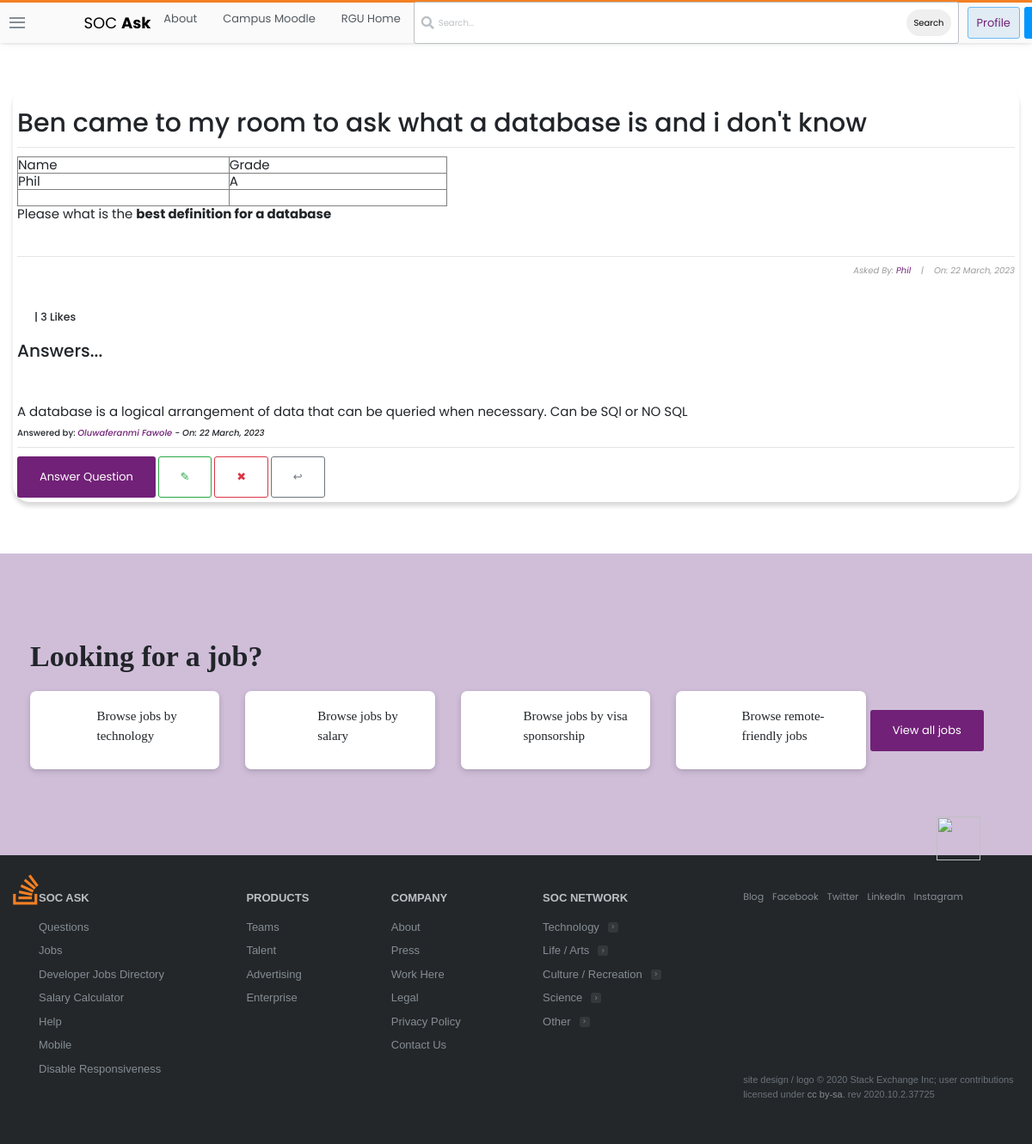
The page /questions/7/ (signed in) on the database its author committed.
### stackbase/models.py (models this page shows, shortened)
class Question(models.Model):
    user = models.ForeignKey(User, on_delete=models.CASCADE)
    title = models.CharField(max_length=10000)
    content = RichTextField()
    date_created = models.DateTimeField(default=timezone.now)
    likes = models.ManyToManyField(User, related_name='likes')
    def likes_count(self):
        return self.likes.count()

class Answer(models.Model):
    question = models.ForeignKey(
        Question, related_name="answer", on_delete=models.CASCADE)
    name = models.CharField(max_length=500)
    content = RichTextField()
    date_created = models.DateTimeField(default=timezone.now)

### stackbase/views.py (the view)
# urls.py: path('questions/<int:pk>/', views.QuestionDetailView.as_view(),
class QuestionDetailView(LoginRequiredMixin, DetailView):
    model = Question
    context_object_name = 'question'
    def get_context_data(self, *args, **kwargs):
        context = super(QuestionDetailView, self).get_context_data()
        name = get_object_or_404(Question, id=self.kwargs['pk'])
        likes_count = name.likes_count()
        liked = False
        if name.likes.filter(id=self.request.user.id).exists():
            liked = True
        context['likes_count'] = likes_count
        context['liked'] = liked
        return context

### stackbase/templates/stackbase/question_detail.html (shortened to what this page needs)
{% extends 'base.html' %}
{% block content %}
<!DOCTYPE html>
<html lang="en">
<head>
</head>
<body>
    <div class="container">
        <div class="list-question">
            <div class="questions">
                <div class="container" style="background-color: (201, 255, 255, 0.22); padding: 5px; box-shadow: rgba(0, 0, 0, 0.15) 0px 5px 5px 0px; border-radius: 20px;" >
                    <h3 id="fh3">{{question.title}}</h3>
                    <hr>
                    <h6 id="fh6">{{ question.content|safe }}</h6>
                    <hr>
                    <h6 id="fh6" style="font-size: 10px; font-style: italic; color: rgb(155, 155, 155); text-align: right;">Asked By: <a href="{% url 'profile' %}">{{ object.user|title }}</a>&nbsp;&nbsp;&nbsp; |&nbsp;&nbsp;&nbsp; On: {{ object.date_created|date:"j F, Y" }}</h6>
                    <br>
                        <form action="{% url 'stackbase:like_post' object.pk %}" method="POST">
                            {% if user.is_authenticated %}
                                {% if liked %}
                                    <div style="display: flex; align-items: center; margin-left: 10px;">
                                        <h5 style="margin-left: 10px; cursor: pointer;"> |  {{ likes_count }} Likes</h5>
                                    </div>
                                {% endif %}
                            {% else %}
                                <h5 style="margin-left: 10px; cursor: pointer;"><a href="{% url 'login' %}">Login</a> to Like Question |  {{ likes_count }} Likes</h5>
                            {% endif %}
                        </form>
                    <br>
                    <h2>Answers...</h2> <br><br><br>
                    {% if user.is_authenticated %}
                        {% if not question.answer.all %}
                            <h3>No Answers yet... <a href="{% url 'stackbase:question-answer' question.id %}">Answer Question</a> </h3>
                        {% else %}
                            {% for comment in question.answer.all %}
                                <h3 style="font-weight: normal; font-size: 15px;">{{comment.content|safe}}</h3>
                                <h3 style="font-size: 10px;">Answered by: <i><a href="">{{comment.name}}</a> - On: {{comment.date_created|date:"j F, Y"}}</i></h3>
                                <hr>
                            {% endfor %}
                        {% endif %}
                    {% else %}
                        <h5 style="margin-left: 10px; cursor: pointer;"><a href="{% url 'login' %}">Login</a> to View Answers :) </h5>
                    {% endif %}
                    <a class="btn btn-dark-blue" id="fa" href="{% url 'stackbase:question-answer' question.id %}" style="text-decoration: none;">Answer Question</a>
                    <a style="text-decoration: none; " class="btn btn-outline-success" href="{% url 'stackbase:question-update' question.id %}">&#x270E;</a>
                    <a style="text-decoration: none; " class="btn btn-outline-danger" href="{% url 'stackbase:question-delete' question.id %}">&#x2716;</a>
                    <a style="text-decoration: none; " class="btn btn-outline-secondary" href="{% url 'stackbase:question-list' %}">&#x21a9;</a>
                </div> <br><br>
                </div> <br>
            </div>
        </div>
        <br>
</body>
</html>
{% endblock content %}

### static/main.css (style rules this page uses)
:root { --white: #fff; --black: #0c0d0e; --orange: #f48024; --yellow: #fbf2d4; --green: #5eba7d; --blue: #0077cc; --powder: #e1ecf4; --red: #d1383d; --black-025: #fafafb; --black-050: #eff0f1; --black-075: #e4e6e8; --black-100: #d6d9dc; --black-150: #c8ccd0; --black-200: #bbc0c4; --black-300: #9fa6ad; --black-350: #9199a1; --black-400: #848d95; --black-500: #6a737c; --black-600: #535a60; --black-700: #3c4146; --black-750: #2f3337; --black-800: #242729; --black-900: #0c0d0e; --orange-050: #fff7f2; --orange-100: #fee3cf; --orange-200: #fcd0ad; --orange-300: #f7aa6d; --orange-400: #f48024; --orange-500: #f2720c; --orange-600: #da670b; --orange-700: #bd5c00; --orange-800: #a35200; --orange-900: #874600; --blue-050: #f2f9ff; --blue-100: #cfeafe; --blue-200: #addafc; --blue-300: #6cbbf7; --blue-400: #379fef; --blue-500: #0095ff; --blue-600: #0077cc; --blue-700: #0064bd; --blue-800: #0054a3; --blue-900: #004487; --powder-050: #f4f8fb; --powder-100: #e1ecf4; --powder-200: #d1e5f1; --powder-300: #b3d3ea; --powder-400: #a0c7e4; --powder-500: #7aa7c7; --powder-600: #5b8db1; --powder-700: #39739d; --powder-800: #2c5777; --powder-900: #1e3c52; --green-025: #eef8f1; --green-050: #dcf0e2; --green-100: #cae8d4; --green-200: #a6d9b7; --green-300: #82ca9a; --green-400: #5eba7d; --green-500: #48a868; --green-600: #3d8f58; --green-700: #2f6f44; --green-800: #29603b; --green-900: #1e472c; --yellow-050: #fdf7e3; --yellow-100: #fbf2d4; --yellow-200: #f1e5bc; --yellow-300: #e6d178; --yellow-400: #e9c63f; --yellow-500: #ddb624; --yellow-600: #cea51b; --yellow-700: #b89516; --yellow-800: #9f8010; --yellow-900: #826a0b; --red-050: #fdf3f4; --red-100: #f9d3d7; --red-200: #f4b4bb; --red-300: #e87c87; --red-400: #de535e; --red-500: #d1383d; --red-600: #c02d2e; --red-700: #ac2726; --red-800: #942121; --red-900: #7a1819; --gold: #ffcc01; --gold-lighter: #fff4d1; --gold-darker: #f1b600; --silver: #b4b8bc; --silver-lighter: #e8e8e8; --silver-darker: #9a9c9f; --bronze: #caa789; --bronze-lighter: #f2e9e1; --bronze-darker: #ab825f; --fc-dark: #0c0d0e; --fc-medium: #3c4146; --fc-light: #6a737c; --focus-ring: rgba(0,149,255,0.15); --focus-ring-success: rgba(166,217,183,0.4); --focus-ring-warning: rgba(233,198,63,0.4); --focus-ring-error: rgba(192,45,46,0.15); --focus-ring-muted: rgba(36,39,41,0.1); --bs-sm: 0 1px 2px rgba(0,0,0,0.05),0 1px 4px rgba(0,0,0,0.05),0 2px 8px rgba(0,0,0,0.05); --bs-md: 0 1px 3px rgba(0,0,0,0.06),0 2px 6px rgba(0,0,0,0.06),0 3px 8px rgba(0,0,0,0.09); --bs-lg: 0 1px 4px rgba(0,0,0,0.09),0 3px 8px rgba(0,0,0,0.09),0 4px 13px rgba(0,0,0,0.13); --scrollbar: rgba(0,0,0,0.2); --highlight-bg: #f6f6f6; --highlight-color: #2f3337; --highlight-comment: #656e77; --highlight-punctuation: var(--black-600); --highlight-namespace: #b75501; --highlight-attribute: #015692; --highlight-literal: #b75501; --highlight-symbol: #803378; --highlight-keyword: #015692; --highlight-variable: #54790d; --highlight-addition: #2f6f44; --highlight-deletion: #c02d2e; --dark-blue:#2b2d6e; --magnolia:#f7f6f9; }
*, *::before, *::after { margin: 0; padding: 0; box-sizing: border-box; }
html { font-family: Arial, "Helvetica Neue", Helvetica, sans-serif; font-size: 10px; color: var(--black-800); }
.container { width: 100%; max-width: 126.4rem; margin: 0 auto; padding: 0 1.5rem; }
a { text-decoration: none; color: #712177; cursor: pointer; }
.btn { text-align: center; font-size: 1.3rem; border-radius: 3px; transition: all 0.5s; padding: 1.3rem 2.5rem; }
.btn-dark-blue { background-color: #712177; color: var(--white); }

### stackbase/templates/stackbase/question_detail.html (style rules this page uses)
body { margin-top: 100px; font-family: 'Poppins', sans-serif; }
#fh3 { text-align: center; font-size: 30px; padding-top: 20px; text-align: left; }
#fh6 { text-align: left; font-size: 15px; padding-bottom: 20px; font-weight: normal; }

### rows shown on the page
Question: title "Ben came to my room to ask what a database is and i don't know", content "Name Grade Phil A Please what is the best definition for a database", user "Phil", date_created "22 March, 2023"
Answer: content "A database is a logical arrangement of data that can be queried when necessary. Can be SQl or NO SQL", name "Oluwaferanmi Fawole", date_created "22 March, 2023"

### other values the page prints
{{ likes_count }} "3"
